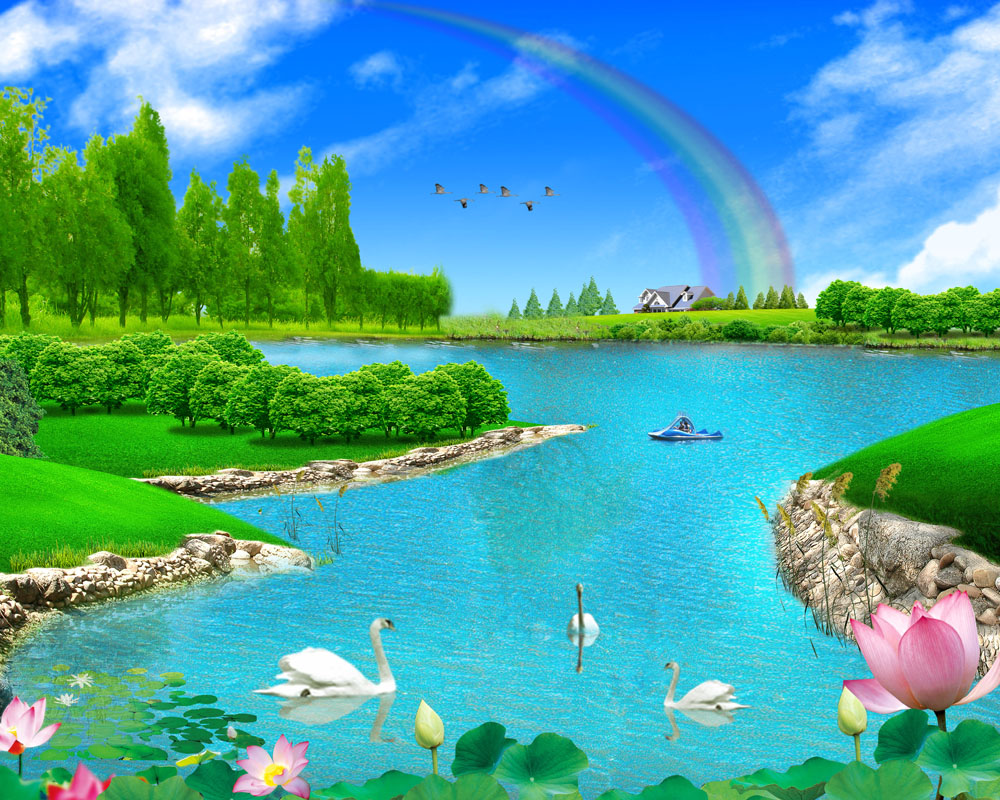
#> input picture beautiful.png, 1000 x 800 px
$ python task2.py
#> lines starting #> are read from the running program, lines starting #| are printed output that depends on the picture
import matplotlib.pyplot as plt
import matplotlib.image as mpimg
import numpy as np

img = mpimg.imread('beautiful.png')
#> img is the input picture: shape (800, 1000, 3) float32; mean R, G, B 0.309, 0.651, 0.637
[r,g,b] = [img[:,:,i] for i in range(3)]

fig = plt.figure(1)
ax1 = fig.add_subplot(2,2,1)
ax2 = fig.add_subplot(2,2,2)
ax3 = fig.add_subplot(2,2,3)
ax4 = fig.add_subplot(2,2,4)
ax1.imshow(img)
ax2.imshow(r, cmap = 'Reds')
ax3.imshow(g, cmap = 'Greens')
ax4.imshow(b, cmap = 'Blues')
plt.show()

#extract r into UsV
rU, rs, rV = np.linalg.svd(r, full_matrices = False)
#> rs = 800 values, max 290.5 at index 0, min 0.0133 at index 799, mean 2.84
#extract g into UsV
gU, gs, gV = np.linalg.svd(g, full_matrices = False)
#> gs = 800 values, max 584.8 at index 0, min 0.0112 at index 799, mean 2.63
#extract b into UsV
bU, bs, bV = np.linalg.svd(b, full_matrices = False)
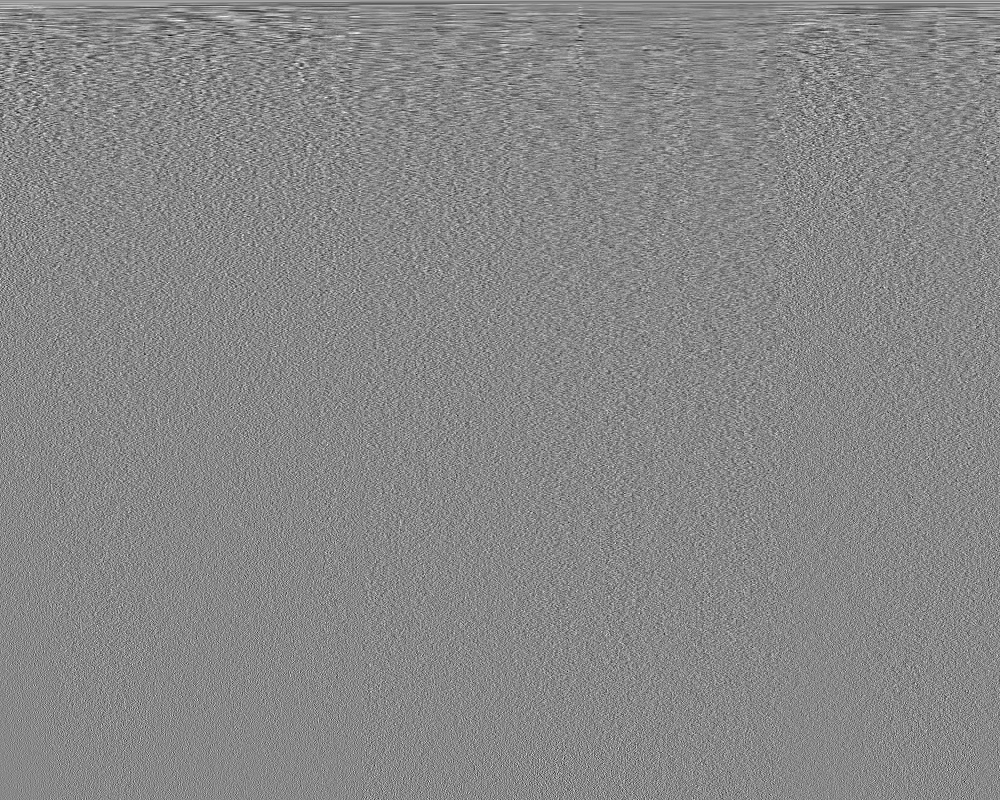
#> bV: shape (800, 1000) float32; min -0.18, max 0.157, mean 5.47e-05; drawn with min black and max white
#> bs = 800 values, max 618.6 at index 0, min 0.0138 at index 799, mean 3.3

#calculate non-zero element in matrix s of r
red = np.count_nonzero(rs)
#> red = 800
#calculate non-zero element in matrix s of g
green = np.count_nonzero(gs)
#> green = 800
#calculate non-zero element in matrix s of b
blue = np.count_nonzero(bs)
#> blue = 800

#display the number of non-zero element of r, g, b
print("Total number of non-zero element in S of r:", red)
#| Total number of non-zero element in S of r: 800
print("Total number of non-zero element in S of g:", green)
#| Total number of non-zero element in S of g: 800
print("Total number of non-zero element in S of b:", blue)
#| Total number of non-zero element in S of b: 800

#create 3 different matrices, named rs1, gs1, bs1
rs1 = [0 for x in range (0,red)]
#> rs1 = 800 values from 0 to 0
gs1 = [0 for x in range (0,green)]
#> gs1 = 800 values from 0 to 0
bs1 = [0 for x in range (0,blue)]
#> bs1 = 800 values from 0 to 0

#change the matrix s of r where only keep the first 30 non-zero elements
#change other elements as 0, assigned to matrix rs1
for i in range (0, red):
    if (i < 30):
        rs1[i] = rs[i]
    else:
        rs1[i] = 0
#> after the loop, rs1 = 800 values, max 290.5 at index 0, min 0 at index 30, mean 1.29

#change the matrix s of g where only keep the first 30 non-zero elements
#change other elements as 0, assigned to matrix gs1
for i in range (0, green):
    if (i < 30):
        gs1[i] = gs[i]
    else:
        gs1[i] = 0
#> after the loop, gs1 = 800 values, max 584.8 at index 0, min 0 at index 30, mean 1.37

#change the matrix s of b where only keep the first 30 non-zero elements
#change other elements as 0, assigned to matrix bs1
for i in range (0, blue):
    if (i < 30):
        bs1[i] = bs[i]
    else:
        bs1[i] = 0
#> after the loop, bs1 = 800 values, max 618.6 at index 0, min 0 at index 30, mean 1.84

#convert matrix rs1 into a diagonal matrix rS1
rS1 = np.diag(rs1)
#convert matrix gs1 into a diagonal matrix gS1
gS1 = np.diag(gs1)
#convert matrix bs1 into a diagonal matrix bS1
bS1 = np.diag(bs1)

#create new matrices, named newR, newG, newB
#by multiply matrix U, new matrix S1 and matrix V of r, g, b
newR = np.dot(rU, np.dot(rS1,rV))
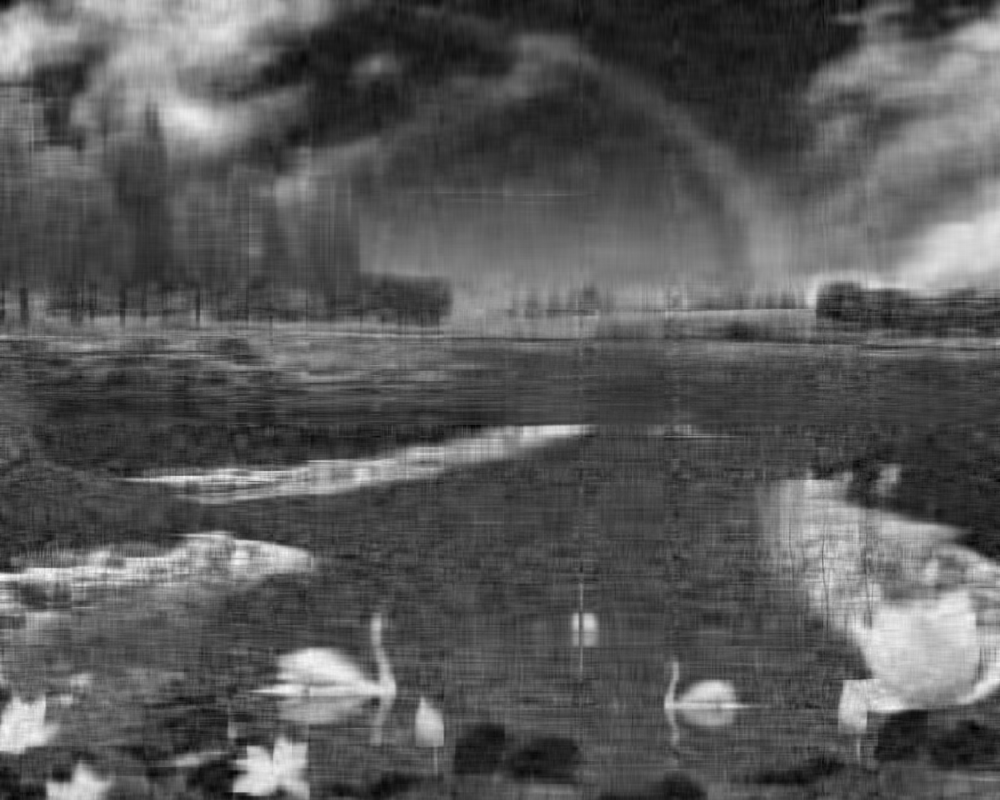
#> newR: shape (800, 1000) float64; min -0.153, max 1.16, mean 0.308; drawn with min black and max white
newG = np.dot(gU, np.dot(gS1,gV))
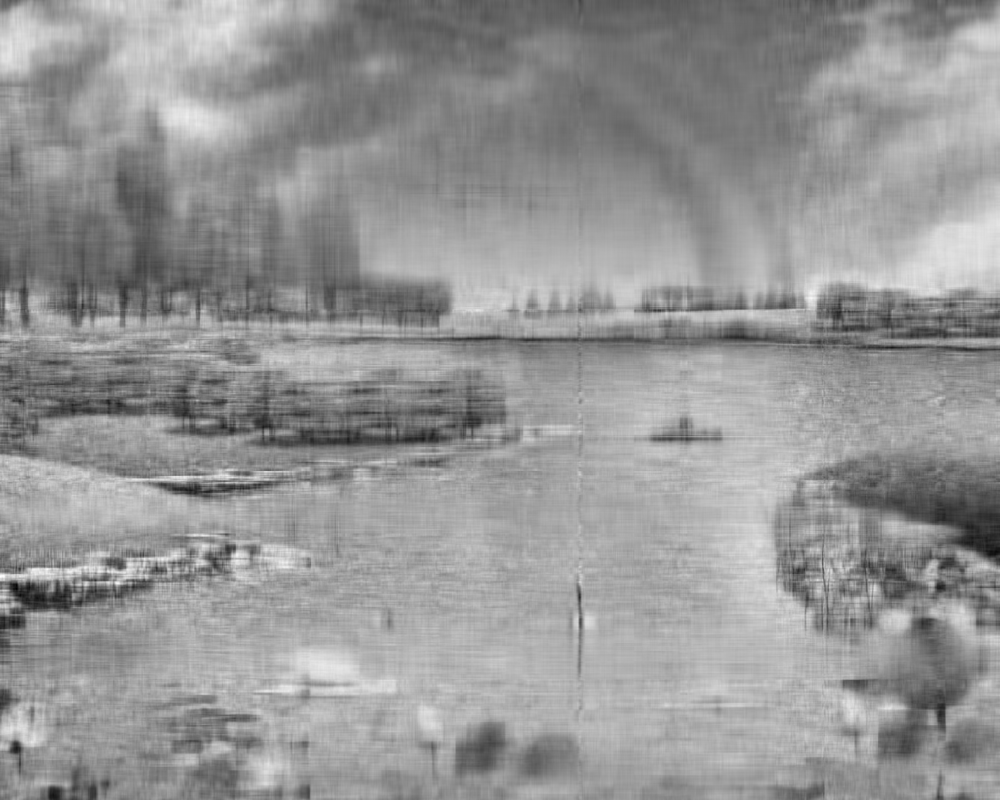
#> newG: shape (800, 1000) float64; min -0.0301, max 1.13, mean 0.652; drawn with min black and max white
newB = np.dot(bU, np.dot(bS1,bV))
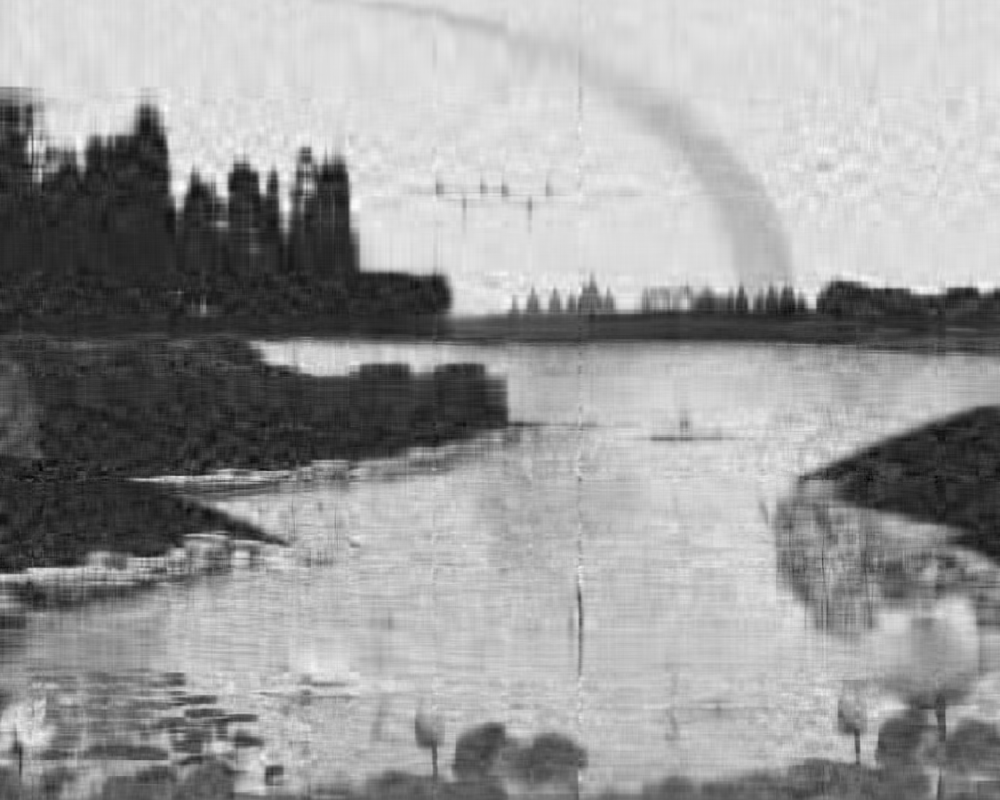
#> newB: shape (800, 1000) float64; min -0.218, max 1.19, mean 0.637; drawn with min black and max white

#create image from new matrices and display
newImage = np.dstack([newR, newG, newB])
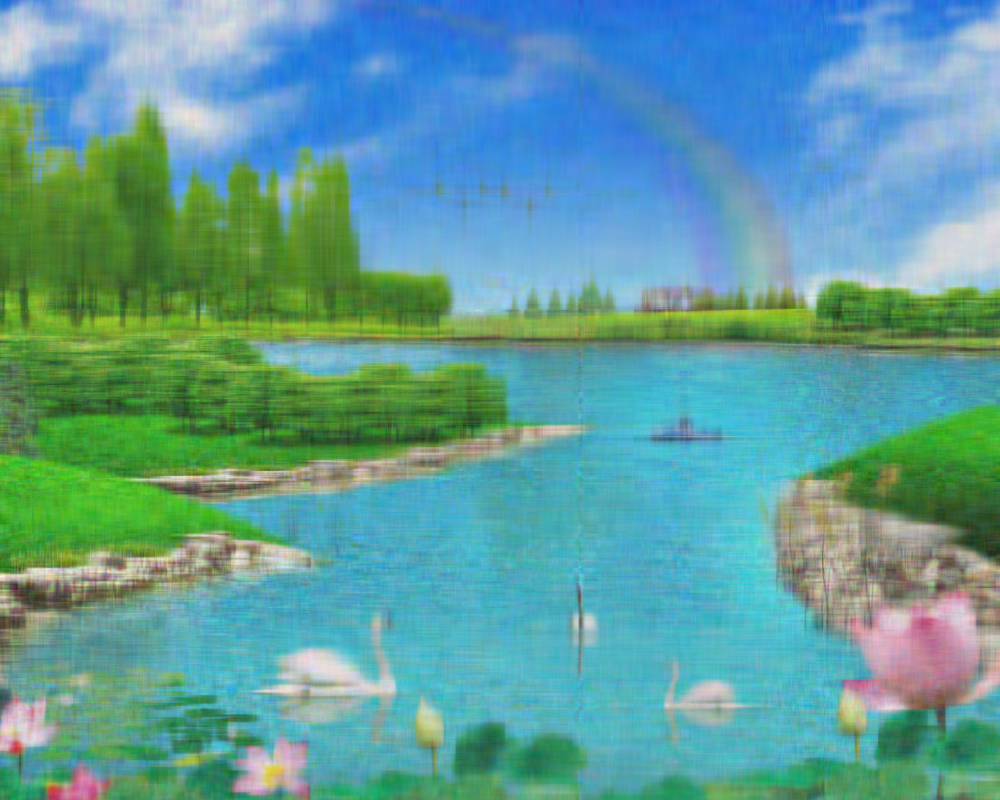
#> newImage: shape (800, 1000, 3) float64; mean of channels 0, 1, 2 0.308, 0.652, 0.637; drawn with min black and max white
#> (the run stopped early here; a loop or call above may not have finished)
